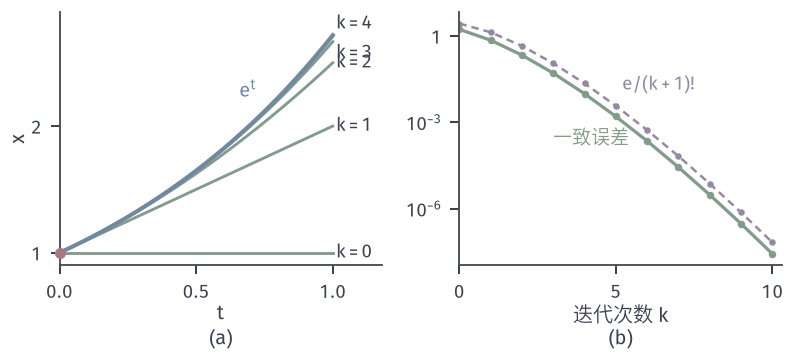

Python code for this plot:
from pathlib import Path
import sys
sys.path.insert(0,str(Path(__file__).resolve().parents[1]/"odeex-common"))
from odeex_common import *
HERE=Path(__file__).resolve().parent

# Picard iterates of x'=x,x(0)=1 on [0,1]: partial sums of e^t.
from math import factorial
fig,axes=figure(width_mm=112,height_mm=50,ncols=2)
panel(fig,.075,.985,.965,.25,.24)
t=np.linspace(0,1,300); ax=axes[0]
S=np.zeros_like(t); err=[]
for k in range(0,5):
    S=S+t**k/factorial(k)
    ax.plot(t,S,color=GREEN,lw=1.15,zorder=3); ax.text(1.012,S[-1]+{3:-.09,4:.1}.get(k,0),f'$k={k}$',fontsize=7.5,va='center')
ax.plot(t,np.exp(t),color=BLUE,lw=1.6,zorder=4); dot(ax,0,1)
ax.text(.72,2.28,'$\\mathrm{e}^t$',color=BLUE,fontsize=8,ha='right',va='center')
ax.set_xlim(0,1.18); ax.set_ylim(.9,2.9); ax.set_xticks([0,.5,1]); ax.set_yticks([1,2]); ax.set_xlabel('$t$',labelpad=1); ax.set_ylabel('$x$',labelpad=1)
ax=axes[1]; ks=np.arange(0,11); errs=[]
for k in ks:
    errs.append(np.e-sum(1/factorial(j) for j in range(k+1)))
bound=[np.e/factorial(k+1) for k in ks]
ax.semilogy(ks,bound,color=PURPLE,lw=1.,ls=(0,(3,2)),marker='o',ms=2.6,mew=0)
ax.semilogy(ks,errs,color=GREEN,lw=1.3,marker='o',ms=3,mew=0)
ax.semilogy(ks,[1.0]*len(ks),alpha=0)
ax.text(5.2,2e-2,'$\\mathrm{e}/(k+1)!$',color=PURPLE,fontsize=7.5,ha='left',va='center'); ax.text(3,3e-4,'一致误差',color=GREEN,fontsize=7.5,ha='left',va='center')
ax.set_xlim(0,10.3); ax.set_xticks([0,5,10]); ax.set_xlabel('迭代次数 k',labelpad=1); ax.minorticks_off(); ax.set_yticks([1,1e-3,1e-6]); ax.set_yticklabels(['$1$','$10^{-3}$','$10^{-6}$'])
tags(fig,axes)
save(fig,HERE,'figure',{'errors':[float(e) for e in errs[:6]]})
